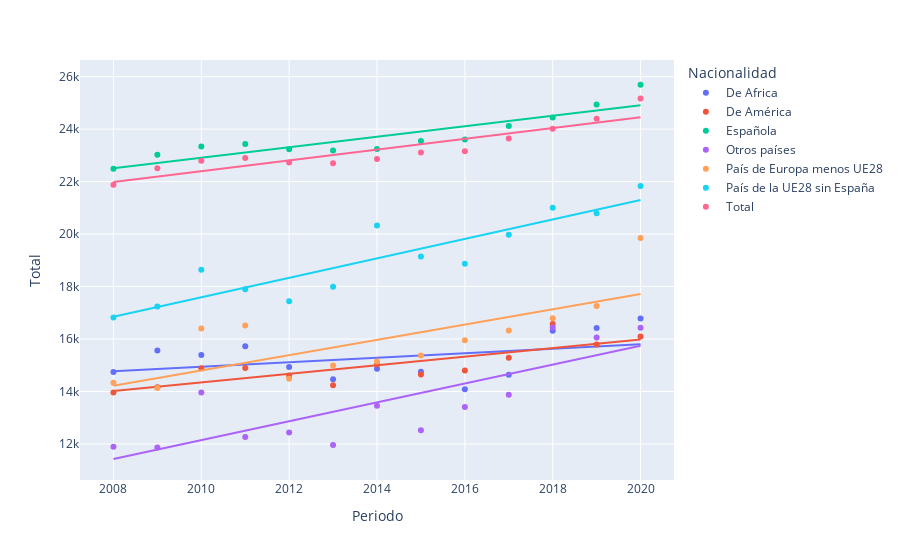

Notebook cell for this chart:
### Code cell
import plotly.express as px

fig = px.scatter(both_genders_nac_grouped, x="Periodo", y="Total", color="Nacionalidad", trendline='ols')
# fig.update_traces(selector=dict(mode='markers'), visible = False, )
fig.show()

### Figure 1 — Plotly figure (JSON) as saved in the notebook; plotly's stock layout.template omitted (floating-point values rounded to 4 significant figures)
{"data": [{"hovertemplate": "Nacionalidad=De Africa<br>Periodo=%{x}<br>Total=%{y}<extra></extra>", "legendgroup": "De Africa", "marker": {"color": "#636efa", "symbol": "circle"}, "mode": "markers", "name": "De Africa", "orientation": "v", "showlegend": true, "type": "scatter", "x": [2008, 2009, 2010, 2011, 2012, 2013, 2014, 2015, 2016, 2017, 2018, 2019, 2020], "xaxis": "x", "y": [14740.0, 15560.0, 15390.0, 15720.0, 14940.0, 14460.0, 14870.0, 14760.0, 14080.0, 14640.0, 16320.0, 16420.0, 16780.0], "yaxis": "y"}, {"hovertemplate": "<b>OLS trendline</b><br>Total = 85.532 * Periodo + -156978<br>R<sup>2</sup>=0.160684<br><br>Nacionalidad=De Africa<br>Periodo=%{x}<br>Total=%{y} <b>(trend)</b><extra></extra>", "legendgroup": "De Africa", "marker": {"color": "#636efa", "symbol": "circle"}, "mode": "lines", "name": "De Africa", "showlegend": false, "type": "scatter", "x": [2008, 2009, 2010, 2011, 2012, 2013, 2014, 2015, 2016, 2017, 2018, 2019, 2020], "xaxis": "x", "y": [14770.0, 14860.0, 14940.0, 15030.0, 15110.0, 15200.0, 15280.0, 15370.0, 15450.0, 15540.0, 15630.0, 15710.0, 15800.0], "yaxis": "y"}, {"hovertemplate": "Nacionalidad=De América<br>Periodo=%{x}<br>Total=%{y}<extra></extra>", "legendgroup": "De América", "marker": {"color": "#EF553B", "symbol": "circle"}, "mode": "markers", "name": "De América", "orientation": "v", "showlegend": true, "type": "scatter", "x": [2008, 2009, 2010, 2011, 2012, 2013, 2014, 2015, 2016, 2017, 2018, 2019, 2020], "xaxis": "x", "y": [13960.0, 14160.0, 14880.0, 14890.0, 14610.0, 14230.0, 15030.0, 14650.0, 14800.0, 15280.0, 16570.0, 15790.0, 16100.0], "yaxis": "y"}, {"hovertemplate": "<b>OLS trendline</b><br>Total = 163.387 * Periodo + -314064<br>R<sup>2</sup>=0.682625<br><br>Nacionalidad=De América<br>Periodo=%{x}<br>Total=%{y} <b>(trend)</b><extra></extra>", "legendgroup": "De América", "marker": {"color": "#EF553B", "symbol": "circle"}, "mode": "lines", "name": "De América", "showlegend": false, "type": "scatter", "x": [2008, 2009, 2010, 2011, 2012, 2013, 2014, 2015, 2016, 2017, 2018, 2019, 2020], "xaxis": "x", "y": [14020.0, 14180.0, 14340.0, 14510.0, 14670.0, 14830.0, 15000.0, 15160.0, 15320.0, 15490.0, 15650.0, 15810.0, 15980.0], "yaxis": "y"}, {"hovertemplate": "Nacionalidad=Española<br>Periodo=%{x}<br>Total=%{y}<extra></extra>", "legendgroup": "Española", "marker": {"color": "#00cc96", "symbol": "circle"}, "mode": "markers", "name": "Española", "orientation": "v", "showlegend": true, "type": "scatter", "x": [2008, 2009, 2010, 2011, 2012, 2013, 2014, 2015, 2016, 2017, 2018, 2019, 2020], "xaxis": "x", "y": [22490.0, 23020.0, 23340.0, 23430.0, 23230.0, 23180.0, 23240.0, 23540.0, 23610.0, 24120.0, 24440.0, 24940.0, 25690.0], "yaxis": "y"}, {"hovertemplate": "<b>OLS trendline</b><br>Total = 200.048 * Periodo + -379185<br>R<sup>2</sup>=0.801216<br><br>Nacionalidad=Española<br>Periodo=%{x}<br>Total=%{y} <b>(trend)</b><extra></extra>", "legendgroup": "Española", "marker": {"color": "#00cc96", "symbol": "circle"}, "mode": "lines", "name": "Española", "showlegend": false, "type": "scatter", "x": [2008, 2009, 2010, 2011, 2012, 2013, 2014, 2015, 2016, 2017, 2018, 2019, 2020], "xaxis": "x", "y": [22510.0, 22710.0, 22910.0, 23110.0, 23310.0, 23510.0, 23710.0, 23910.0, 24110.0, 24310.0, 24510.0, 24710.0, 24910.0], "yaxis": "y"}, {"hovertemplate": "Nacionalidad=Otros países<br>Periodo=%{x}<br>Total=%{y}<extra></extra>", "legendgroup": "Otros países", "marker": {"color": "#ab63fa", "symbol": "circle"}, "mode": "markers", "name": "Otros países", "orientation": "v", "showlegend": true, "type": "scatter", "x": [2008, 2009, 2010, 2011, 2012, 2013, 2014, 2015, 2016, 2017, 2018, 2019, 2020], "xaxis": "x", "y": [11900.0, 11870.0, 13960.0, 12270.0, 12440.0, 11960.0, 13450.0, 12520.0, 13410.0, 13870.0, 16440.0, 16060.0, 16430.0], "yaxis": "y"}, {"hovertemplate": "<b>OLS trendline</b><br>Total = 359.382 * Periodo + -710211<br>R<sup>2</sup>=0.665890<br><br>Nacionalidad=Otros países<br>Periodo=%{x}<br>Total=%{y} <b>(trend)</b><extra></extra>", "legendgroup": "Otros países", "marker": {"color": "#ab63fa", "symbol": "circle"}, "mode": "lines", "name": "Otros países", "showlegend": false, "type": "scatter", "x": [2008, 2009, 2010, 2011, 2012, 2013, 2014, 2015, 2016, 2017, 2018, 2019, 2020], "xaxis": "x", "y": [11430.0, 11790.0, 12150.0, 12510.0, 12870.0, 13220.0, 13580.0, 13940.0, 14300.0, 14660.0, 15020.0, 15380.0, 15740.0], "yaxis": "y"}, {"hovertemplate": "Nacionalidad=País de Europa menos UE28<br>Periodo=%{x}<br>Total=%{y}<extra></extra>", "legendgroup": "País de Europa menos UE28", "marker": {"color": "#FFA15A", "symbol": "circle"}, "mode": "markers", "name": "País de Europa menos UE28", "orientation": "v", "showlegend": true, "type": "scatter", "x": [2008, 2009, 2010, 2011, 2012, 2013, 2014, 2015, 2016, 2017, 2018, 2019, 2020], "xaxis": "x", "y": [14330.0, 14140.0, 16400.0, 16520.0, 14480.0, 14990.0, 15150.0, 15370.0, 15950.0, 16330.0, 16790.0, 17260.0, 19850.0], "yaxis": "y"}, {"hovertemplate": "<b>OLS trendline</b><br>Total = 291.317 * Periodo + -570746<br>R<sup>2</sup>=0.546379<br><br>Nacionalidad=País de Europa menos UE28<br>Periodo=%{x}<br>Total=%{y} <b>(trend)</b><extra></extra>", "legendgroup": "País de Europa menos UE28", "marker": {"color": "#FFA15A", "symbol": "circle"}, "mode": "lines", "name": "País de Europa menos UE28", "showlegend": false, "type": "scatter", "x": [2008, 2009, 2010, 2011, 2012, 2013, 2014, 2015, 2016, 2017, 2018, 2019, 2020], "xaxis": "x", "y": [14220.0, 14510.0, 14800.0, 15090.0, 15380.0, 15670.0, 15970.0, 16260.0, 16550.0, 16840.0, 17130.0, 17420.0, 17710.0], "yaxis": "y"}, {"hovertemplate": "Nacionalidad=País de la UE28 sin España<br>Periodo=%{x}<br>Total=%{y}<extra></extra>", "legendgroup": "País de la UE28 sin España", "marker": {"color": "#19d3f3", "symbol": "circle"}, "mode": "markers", "name": "País de la UE28 sin España", "orientation": "v", "showlegend": true, "type": "scatter", "x": [2008, 2009, 2010, 2011, 2012, 2013, 2014, 2015, 2016, 2017, 2018, 2019, 2020], "xaxis": "x", "y": [16820.0, 17240.0, 18640.0, 17890.0, 17440.0, 17990.0, 20330.0, 19150.0, 18870.0, 19980.0, 21000.0, 20800.0, 21830.0], "yaxis": "y"}, {"hovertemplate": "<b>OLS trendline</b><br>Total = 371.285 * Periodo + -728694<br>R<sup>2</sup>=0.820196<br><br>Nacionalidad=País de la UE28 sin España<br>Periodo=%{x}<br>Total=%{y} <b>(trend)</b><extra></extra>", "legendgroup": "País de la UE28 sin España", "marker": {"color": "#19d3f3", "symbol": "circle"}, "mode": "lines", "name": "País de la UE28 sin España", "showlegend": false, "type": "scatter", "x": [2008, 2009, 2010, 2011, 2012, 2013, 2014, 2015, 2016, 2017, 2018, 2019, 2020], "xaxis": "x", "y": [16850.0, 17220.0, 17590.0, 17960.0, 18330.0, 18700.0, 19070.0, 19450.0, 19820.0, 20190.0, 20560.0, 20930.0, 21300.0], "yaxis": "y"}, {"hovertemplate": "Nacionalidad=Total<br>Periodo=%{x}<br>Total=%{y}<extra></extra>", "legendgroup": "Total", "marker": {"color": "#FF6692", "symbol": "circle"}, "mode": "markers", "name": "Total", "orientation": "v", "showlegend": true, "type": "scatter", "x": [2008, 2009, 2010, 2011, 2012, 2013, 2014, 2015, 2016, 2017, 2018, 2019, 2020], "xaxis": "x", "y": [21880.0, 22510.0, 22790.0, 22900.0, 22730.0, 22700.0, 22860.0, 23110.0, 23160.0, 23650.0, 24010.0, 24400.0, 25170.0], "yaxis": "y"}, {"hovertemplate": "<b>OLS trendline</b><br>Total = 206.046 * Periodo + -391759<br>R<sup>2</sup>=0.838718<br><br>Nacionalidad=Total<br>Periodo=%{x}<br>Total=%{y} <b>(trend)</b><extra></extra>", "legendgroup": "Total", "marker": {"color": "#FF6692", "symbol": "circle"}, "mode": "lines", "name": "Total", "showlegend": false, "type": "scatter", "x": [2008, 2009, 2010, 2011, 2012, 2013, 2014, 2015, 2016, 2017, 2018, 2019, 2020], "xaxis": "x", "y": [21980.0, 22190.0, 22390.0, 22600.0, 22810.0, 23010.0, 23220.0, 23430.0, 23630.0, 23840.0, 24040.0, 24250.0, 24460.0], "yaxis": "y"}], "layout": {"legend": {"title": {"text": "Nacionalidad"}, "tracegroupgap": 0}, "margin": {"t": 60}, "xaxis": {"anchor": "y", "domain": [0, 1], "title": {"text": "Periodo"}}, "yaxis": {"anchor": "x", "domain": [0, 1], "title": {"text": "Total"}}}}
